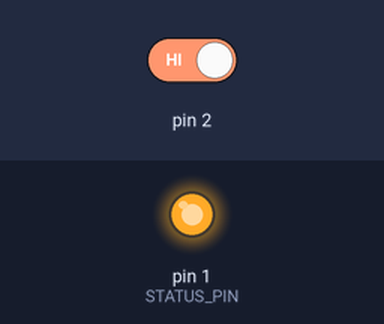
A sketch run on a simulated Arduino Uno, built with avr-gcc and run on an emulated ATmega328P. On the bench: output pins drawn as LEDs (lit = HIGH). Dashed ring = blinking. The test bench sets the inputs (shaded band); at power-on: pin 2 HIGH. Sleep ends after the set time or at an interrupt; no radio packets arrive unless stated.

Above: at 0.01 s.
At 1.7 s:
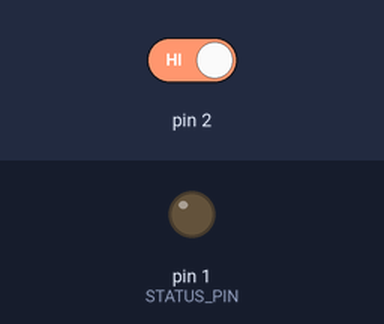
1.8 s: pin 2 driven LOW
At 1.96 s:
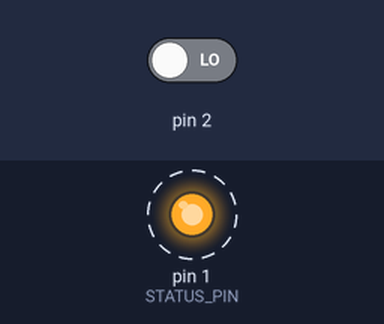
Timing chart, 0 to 4.8 s (numbered marks = the images above; inputs shaded):
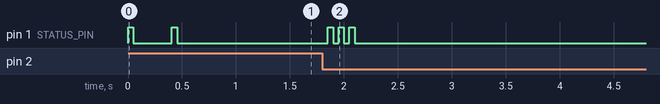

The sketch:

BuzzerNode.ino
```cpp
#include <RF24_config.h>
#include <RF24.h>
#include <nRF24L01.h>
#include <SPI.h>
#include "avr/sleep.h"

const char BUZZER_ID = 'r';

#define STATUS_PIN 1	// Statis LED pin
#define DEFAULT_FLASH_PERIOD 50	// Time between LED ON/OFF transitions

#define BUZZER_LOCKOUT 500	// Minimum time between buzzing (in ms)

#define INTERRUPT_NUM 0	// Interrupt ID for the external button interrupt (INT0)
#define BUZZER_ID_ADDRESS 0	// EEPROM address that holds the buzzer ID character
#define PIPE_ID_ADDRESS 1	// EEPROM address that holds the pipe ID character

#define CE_PIN 8	// RF24 chip enable pin
#define CSN_PIN 7	// RF24 chip select not pin
RF24 radio(CE_PIN,CSN_PIN);

/**
* Base address for all network pipes
* Add the specific pipe ID to the base address to get the address for the specific buzzer
* Some buzzers will share pipes, hence why the pipe ID is not always equal to buzzer ID
*/
const uint64_t PIPE_ADDRESS = 0xE8E8F0F00001LL;
const int BUZZER_CHANNEL = 48;

//////////////////////////////////////////////////////////////////////////

/**
* Initialization
*/
void setup()
{
	// Set up LED
	pinMode(STATUS_PIN, OUTPUT);
	flashStatusLED(1);
	delay(300);

	initialiseRadio();


	// Wrap up initialisation
	flashStatusLED(1);
}


/**
* Main Loop
*/
void loop()
{
	// Put device to sleep
	sleepNow();

	// Sleep breakpoint
	disableSleep();
	transmitID();

	delay(50);
	flashStatusLED(3);
	delay(BUZZER_LOCKOUT);
}

//////////////////////////////////////////////////////////////////////////


/**
* Start the RF24 radio
*/
void initialiseRadio()
{
	radio.begin();
	radio.setPALevel(RF24_PA_LOW);
	radio.setChannel(BUZZER_CHANNEL);
	radio.openWritingPipe(PIPE_ADDRESS);
	radio.powerDown();
}


/**
* Put the chip to sleep
* Only a reset, or a button interrupt can wake up the chip
*/
void sleepNow()
{
	// Lowest level sleep - Highest power savings
	set_sleep_mode(SLEEP_MODE_PWR_DOWN);

	sleep_enable();

	// Enable periodic interrupts
	attachInterrupt(INTERRUPT_NUM, buttonInterrupt, FALLING);
	sleep_mode();
}


/**
* Disable chip sleep and button interrupts
*/
void disableSleep(){
	detachInterrupt(INTERRUPT_NUM);
	sleep_disable();
}


/**
* Transmit the buzzer's id to the base station
* The RF24 module is used as the communications link
*/
void transmitID(){
	radio.powerUp();
	radio.write(&BUZZER_ID, sizeof(BUZZER_ID));
	radio.powerDown();
}


/**
* Button interrupt service routine
* Only called to wake up the device (for now)
*/
void buttonInterrupt(){

}


/**
* Flash the status LED for the specified number of times
* The flash period is set by DEFAULT_FLASH_PERIOD
*/
void flashStatusLED(int times){
	int delayPeriod = DEFAULT_FLASH_PERIOD;

	for (int i = 0; i < times; i++){
		digitalWrite(STATUS_PIN, HIGH);
		delay(delayPeriod);
		digitalWrite(STATUS_PIN, LOW);
		delay(delayPeriod);
	}
}


/**
* Error loop for when the system encounters a critical error
* Flash the status LED forever
*/
void errorLoop(){
	while(1){
		flashStatusLED(1);
	}
}
```

Measured:
- after the input at 1.8 s, pin 1 (STATUS_PIN): alternates HIGH for 0.05 s and LOW for 0.05 s, 6 changes in all, then stays LOW, starting after 0.05 s
